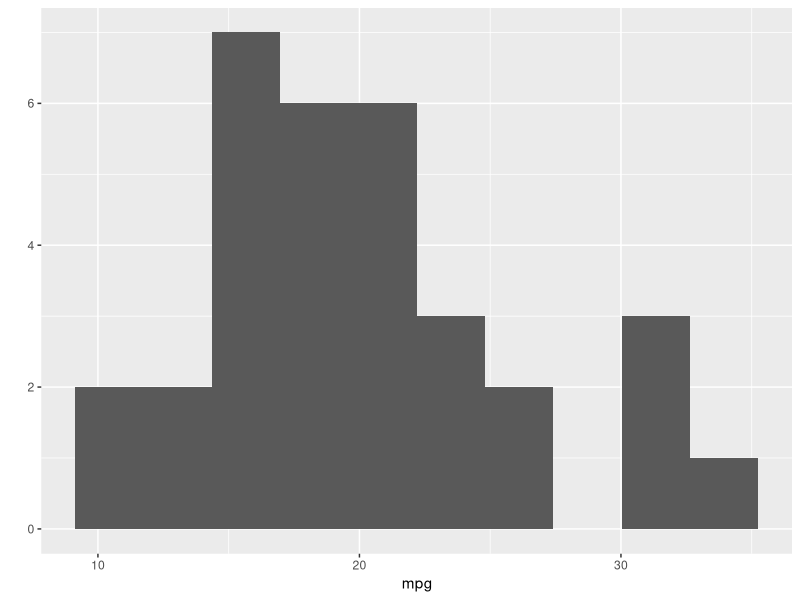
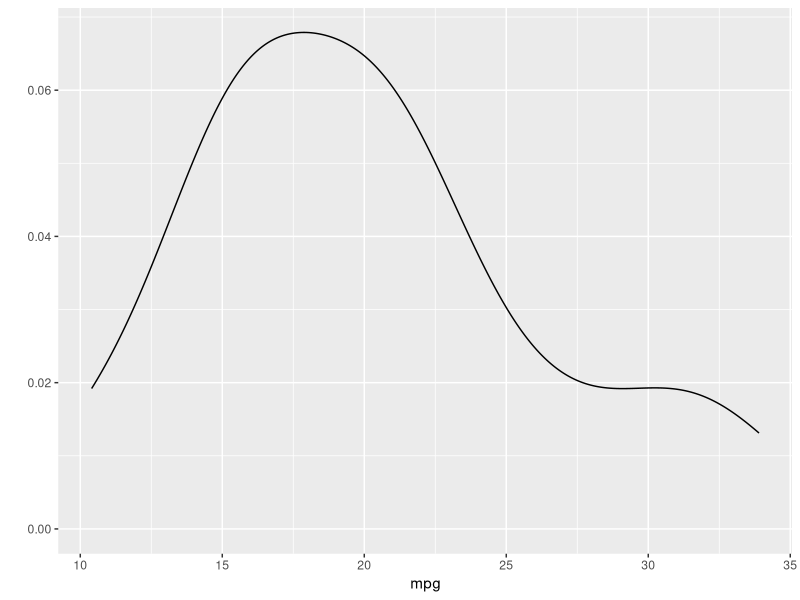
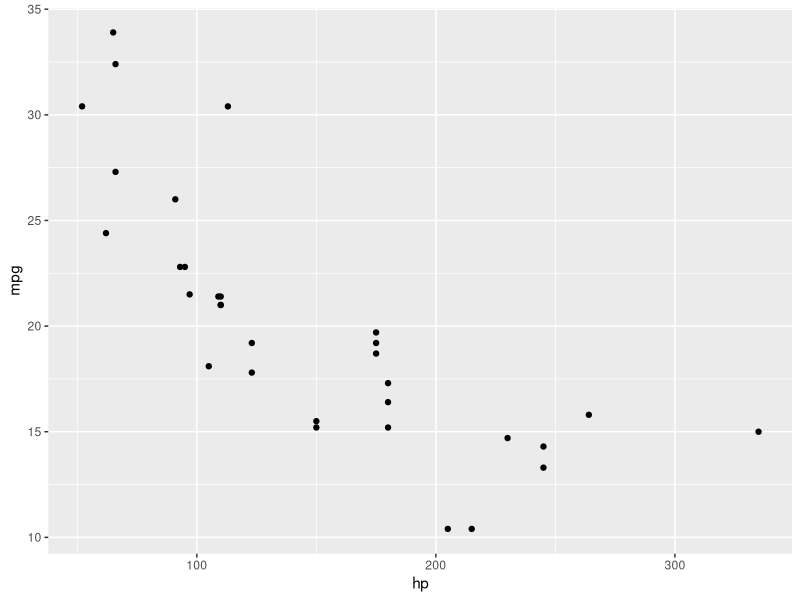
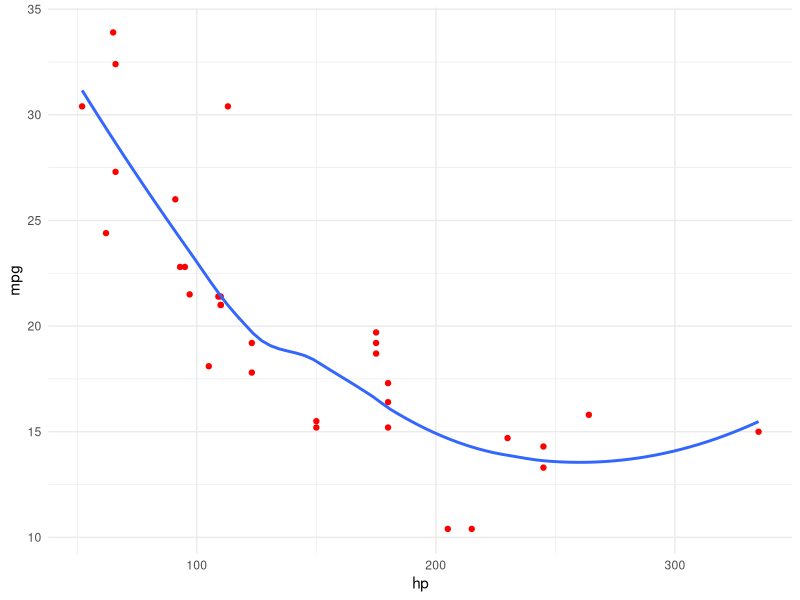

Write R code to recreate these figures, in order.
library(tidyverse)
## dplyr 
## 1. select
## 2. filter
## 3. arrange
## 4. mutate
## 5. summarise
## other functions: count, distinct
## join tables, bind_row, bind_col

df <- mtcars %>%
  rownames_to_column(var="model") %>%
  tibble()

## random sample/ sampling
set.seed(9)
df %>%
  sample_n(3)
  
df %>%
  sample_frac(0.2)
  
df %>%
  select(model, am) %>%
  mutate(am = ifelse(am==0, "Auto", "Manual")) %>%
  count(am) %>%
  mutate(pct = n/ sum(n))
  
## distinct
model_names <- df %>%
  select(model, am) %>%
  mutate(am = ifelse(am==0, "Auto", "Manual")) %>%
  distinct(model) %>%
  pull()

## join tables
data()

## SQL joins
## inner, left, right, full

## inner join
band_members %>%
  inner_join(band_instruments, by = "name")

## left join
band_members %>%
  left_join(band_instruments, by = "name")

## right join
band_members %>%
  right_join(band_instruments, by = "name")

## full outer join
band_members %>%
  full_join(band_instruments, by="name")

## replace na
band_members %>%
  full_join(band_instruments, by="name") %>%
  mutate(plays = replace_na(plays, "drum"),
         band = replace_na(band, "Aerosmith"))

## union data (like SQL)
df1 <- data.frame(id=1:3,
                  name=c("toy","john","mary"))

df2 <- data.frame(id=3:5,
                  name=c("mary", "anna", "david") )

df3 <- data.frame(id=6:8,
                  name=c("a","b","c"))

df4 <- data.frame(id=9:10,
                  name=c("d","e"))

## bind rows and then remove duplicates
df1 %>%
  bind_rows(df2) %>%
  bind_rows(df3) %>%
  bind_rows(df4) %>%
  distinct()

## shortcut when we have multiple dataframes
list_df <- list(df1, df2, df3, df4)

list_df %>% 
  bind_rows() %>%
  distinct()


## join in case key names are not the same
band_members %>%
  rename(friend = name) %>%
  left_join(band_instruments, by=c("friend"="name") )

## basic data visualization
## grammar of graphic
library(tidyverse) ## ggplot2

## histogram
qplot(mpg, data=mtcars, geom="histogram", bins=10)

## density
qplot(mpg, data=mtcars, geom="density")

## scatter plot
qplot(x=hp, y=mpg, data=mtcars, geom="point")

## ggplot ของแทร่
ggplot(data = mtcars,
       aes(x = hp, y = mpg)) +
  geom_point(col="red") +
  geom_smooth(se=F) +
  theme_minimal()

